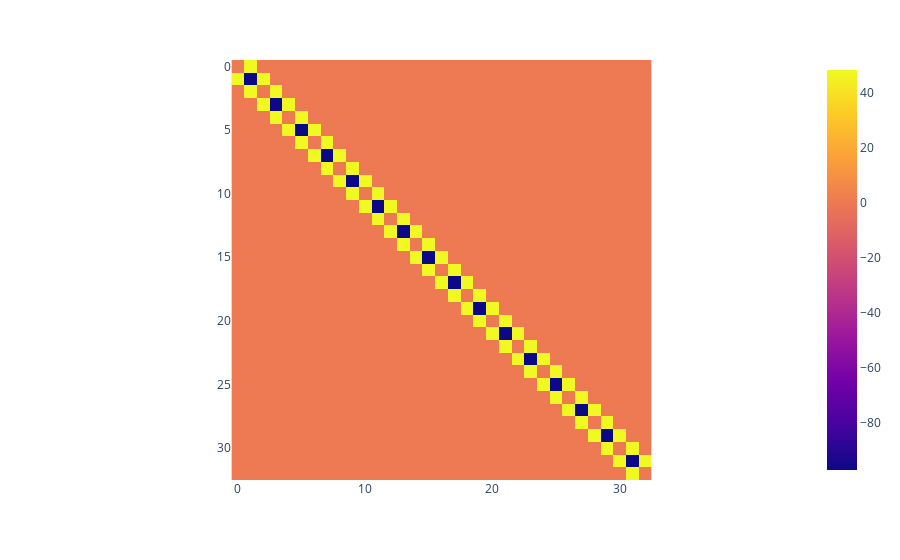

Notebook source saved alongside this figure:
### Code cell
px.imshow(Khh_corr[0,0])

### Figure 1 — Plotly figure (JSON) as saved in the notebook; plotly's stock layout.template omitted (floating-point values rounded to 4 significant figures; data arrays with more than 128 entries replaced by an {"elided": "..."} marker saying what was removed)
{"data": [{"coloraxis": "coloraxis", "hovertemplate": "x: %{x}<br>y: %{y}<br>color: %{z}<extra></extra>", "name": "0", "type": "heatmap", "xaxis": "x", "yaxis": "y", "z": {"elided": "33x33 float values"}}], "layout": {"coloraxis": {"colorscale": [[0, "#0d0887"], [0.1111, "#46039f"], [0.2222, "#7201a8"], [0.3333, "#9c179e"], [0.4444, "#bd3786"], [0.5556, "#d8576b"], [0.6667, "#ed7953"], [0.7778, "#fb9f3a"], [0.8889, "#fdca26"], [1, "#f0f921"]]}, "margin": {"t": 60}, "xaxis": {"anchor": "y", "constrain": "domain", "domain": [0, 1], "scaleanchor": "y"}, "yaxis": {"anchor": "x", "autorange": "reversed", "constrain": "domain", "domain": [0, 1]}}}
